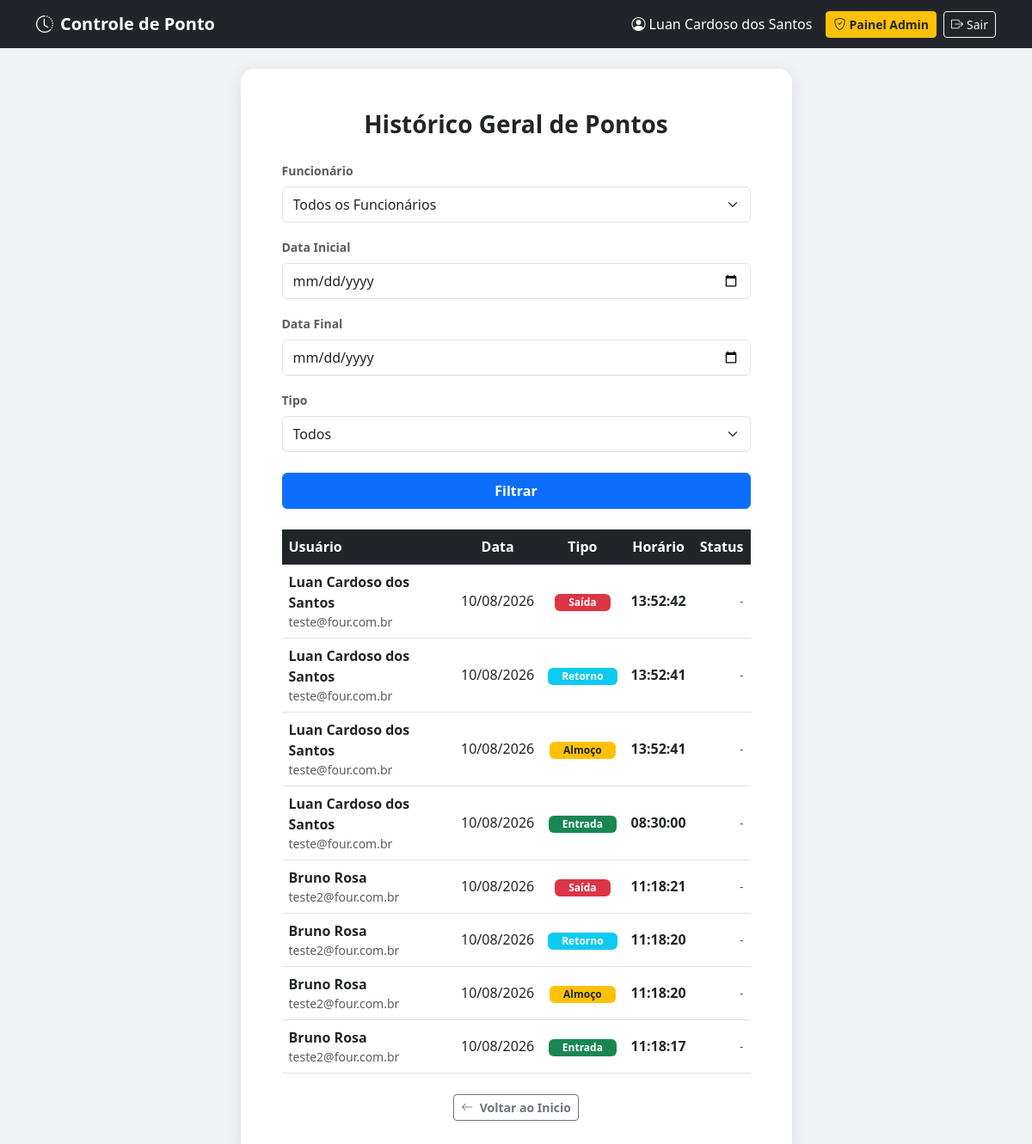
The app's page /admin/historico (signed in), older data.
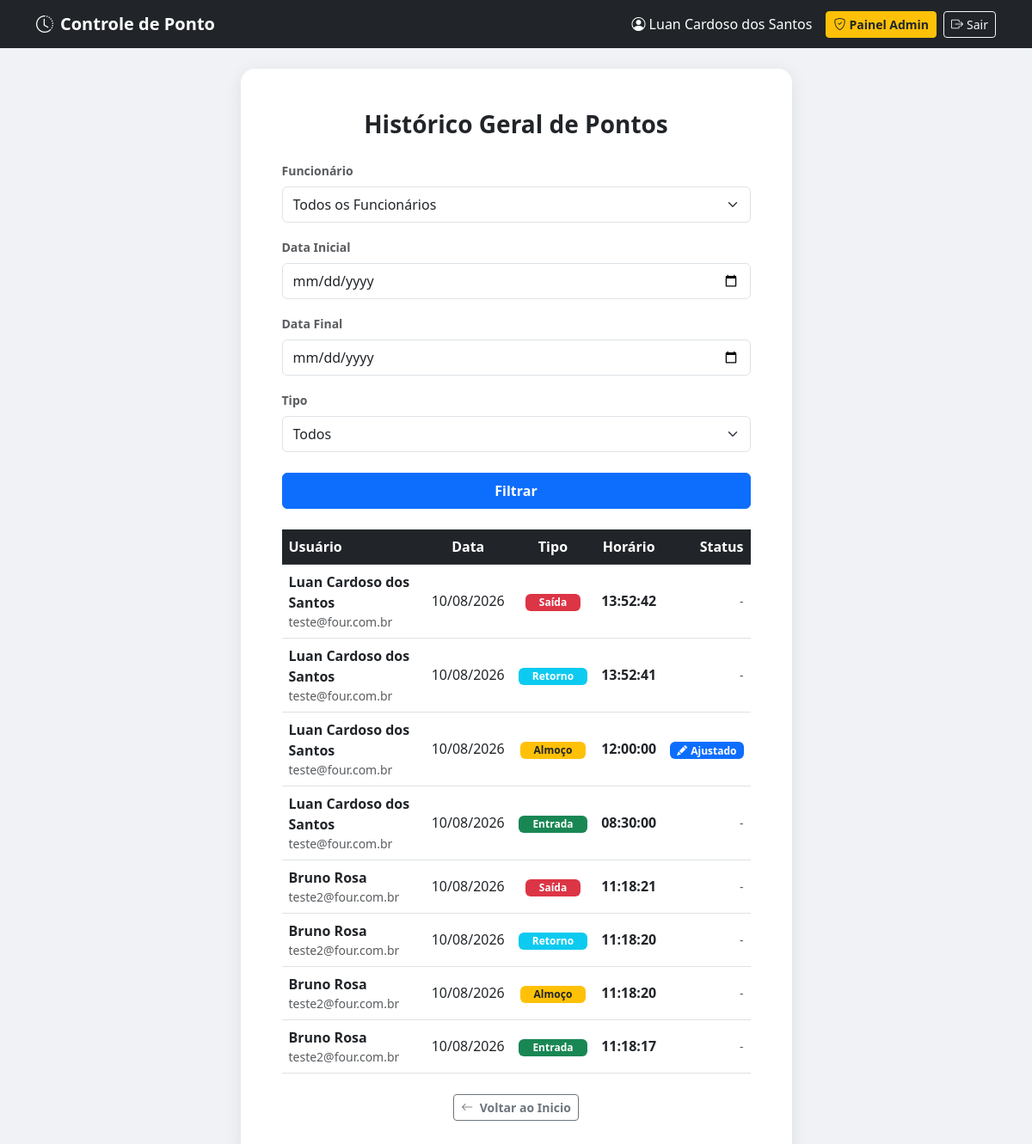
The same page, newer data.
### app.py (models this page shows)
class RegistroPonto(db.Model):
    id = db.Column(db.Integer, primary_key=True)
    data = db.Column(db.String(10), nullable=False)  # DD/MM/YYYY
    tipo = db.Column(db.String(20), nullable=False)
    hora = db.Column(db.String(8), nullable=False)   # HH:MM:SS
    usuario_id = db.Column(db.Integer, db.ForeignKey("usuario.id"), nullable=False)
    foi_ajustado = db.Column(db.Boolean, default=False)

class Usuario(UserMixin, db.Model):
    id = db.Column(db.Integer, primary_key=True)
    nome = db.Column(db.String(100), nullable=False)
    email = db.Column(db.String(100), unique=True, nullable=False)
    senha_hash = db.Column(db.String(200), nullable=False)
    is_admin = db.Column(db.Boolean, default=False)
    pontos = db.relationship("RegistroPonto", backref="usuario", lazy=True)
    solicitacoes = db.relationship("SolicitacaoCorrecao", backref="usuario", lazy=True)

### app.py (the view, shortened to what this page needs)
@app.route("/admin/historico")
@login_required
@admin_required
def admin_historico():
    usuario_id = request.args.get("usuario_id", type=int)
    busca_nome = request.args.get("busca_nome", "").strip()
    data_inicio = request.args.get("data_inicio", "").strip()
    data_fim = request.args.get("data_fim", "").strip()
    tipo_ponto = request.args.get("tipo_ponto", "").strip()
    query = RegistroPonto.query.join(Usuario)
    if usuario_id:
        query = query.filter(RegistroPonto.usuario_id == usuario_id)
    if busca_nome:
        query = query.filter(
            (Usuario.nome.ilike(f"%{busca_nome}%")) | (Usuario.email.ilike(f"%{busca_nome}%"))
        )
    if tipo_ponto:
        query = query.filter(RegistroPonto.tipo == tipo_ponto)
    registros = query.order_by(RegistroPonto.id.desc()).all()
    usuarios = Usuario.query.order_by(Usuario.nome.asc()).all()
    return render_template(
        "admin_historico.html",
        registros=registros,
        usuarios=usuarios,
        usuario_id_selecionado=usuario_id,
        busca_nome=busca_nome,
        data_inicio=data_inicio,
        data_fim=data_fim,
        tipo_ponto=tipo_ponto,
    )

### app.py (called while the page is built)
@login_manager.user_loader
def load_user(user_id):
    return Usuario.query.get(int(user_id))

def admin_required(f):
    @wraps(f)
    def decorated_function(*args, **kwargs):
        if not current_user.is_authenticated or not current_user.is_admin:
            flash("Acesso permitido apenas para administradores.", "danger")
            return redirect(url_for("index"))
        return f(*args, **kwargs)
    return decorated_function

### templates/admin_historico.html (shortened to what the changed rows need)
{% extends 'base.html' %}
{% block content %}
<div class="row justify-content-center">
    <div class="col-md-8 col-lg-7">
        <div class="card main-card p-4 p-md-5">
            <div class="table-responsive">
                <table class="table align-middle mb-0">
                    <thead class="table-dark">
                        <tr>
                            <th scope="col">Usuário</th>
                            <th scope="col" class="text-center">Data</th>
                            <th scope="col" class="text-center">Tipo</th>
                            <th scope="col" class="text-center">Horário</th>
                            <th scope="col" class="text-end">Status</th>
                        </tr>
                    </thead>
                    <tbody>
                        {% for reg in registros %}
                        <tr>
                            <td>
                                <div class="fw-bold">{{ reg.usuario.nome if reg.usuario is defined else (reg.nome if reg.nome is defined else 'Usuário') }}</div>
                                <div class="text-muted small">{{ reg.usuario.email if reg.usuario is defined else (reg.email if reg.email is defined else '') }}</div>
                            </td>
                            <td class="text-center">
                                {% if reg.data is defined %}{{ reg.data }}{% elif reg.data_hora is defined %}{{ reg.data_hora.strftime('%d/%m/%Y') }}{% endif %}
                            </td>
                            <td class="text-center">
                                {% set t = reg.tipo if reg.tipo is defined else reg['tipo'] %}
                                {% if t == 'Entrada' %}
                                    <span class="badge bg-success px-3 py-1">Entrada</span>
                                {% elif t == 'Almoço' %}
                                    <span class="badge bg-warning text-dark px-3 py-1">Almoço</span>
                                {% elif t == 'Retorno' %}
                                    <span class="badge bg-info px-3 py-1">Retorno</span>
                                {% elif t == 'Saída' %}
                                    <span class="badge bg-danger px-3 py-1">Saída</span>
                                {% else %}
                                    <span class="badge bg-secondary px-3 py-1">{{ t }}</span>
                                {% endif %}
                            </td>
                            <td class="fw-bold text-center">
                                {% if reg.hora is defined %}{{ reg.hora }}{% elif reg.data_hora is defined %}{{ reg.data_hora.strftime('%H:%M:%S') }}{% endif %}
                            </td>
                            <td class="text-end">
                                {% set e_ajustado = reg.foi_ajustado or reg.ajustado or reg.is_adjusted or reg.editado or (reg['foi_ajustado'] is defined and reg['foi_ajustado']) or (reg['ajustado'] is defined and reg['ajustado']) or (reg['status'] is defined and reg['status'] == 'Ajustado') %}
                                {% if e_ajustado %}
                                    <span class="badge bg-primary text-white px-2 py-1" data-bs-toggle="tooltip" title="Ponto editado/ajustado">
                                        <i class="bi bi-pencil-fill me-1"></i>Ajustado
                                    </span>
                                {% else %}
                                    <span class="text-muted small">-</span>
                                {% endif %}
                            </td>
                        </tr>
                        {% else %}
                        <tr>
                            <td colspan="5" class="text-center text-muted py-3">Nenhum registro encontrado.</td>
                        </tr>
                        {% endfor %}
                    </tbody>
                </table>
            </div>
        </div>
    </div>
</div>
{% endblock %}

Row changes from the older to the newer data that the page shows:
changed RegistroPonto (number 3 of 8 on the later page): hora "13:52:41" → "12:00:00"; text "-" → "Ajustado"
